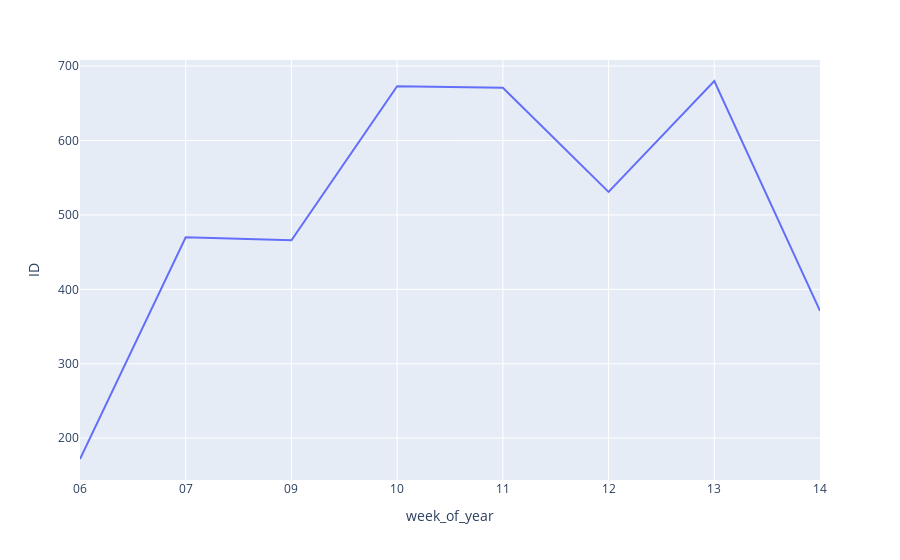

Here is the notebook cell this chart was saved with:
### Code cell
df1.head()
df1['week_of_year'] = df1['Order_Date'].dt.strftime( '%U')

df_aux = df1.loc[: ,['ID', 'week_of_year']].groupby('week_of_year').count().reset_index()

px.line(df_aux,'week_of_year','ID')

### Figure 1 — Plotly figure (JSON) as saved in the notebook; plotly's stock layout.template omitted (floating-point values rounded to 4 significant figures)
{"data": [{"hovertemplate": "week_of_year=%{x}<br>ID=%{y}<extra></extra>", "legendgroup": "", "line": {"color": "#636efa", "dash": "solid"}, "marker": {"symbol": "circle"}, "mode": "lines", "name": "", "orientation": "v", "showlegend": false, "type": "scatter", "x": ["06", "07", "09", "10", "11", "12", "13", "14"], "xaxis": "x", "y": [172, 470, 466, 673, 671, 531, 680, 371], "yaxis": "y"}], "layout": {"legend": {"tracegroupgap": 0}, "margin": {"t": 60}, "xaxis": {"anchor": "y", "domain": [0, 1], "title": {"text": "week_of_year"}}, "yaxis": {"anchor": "x", "domain": [0, 1], "title": {"text": "ID"}}}}
